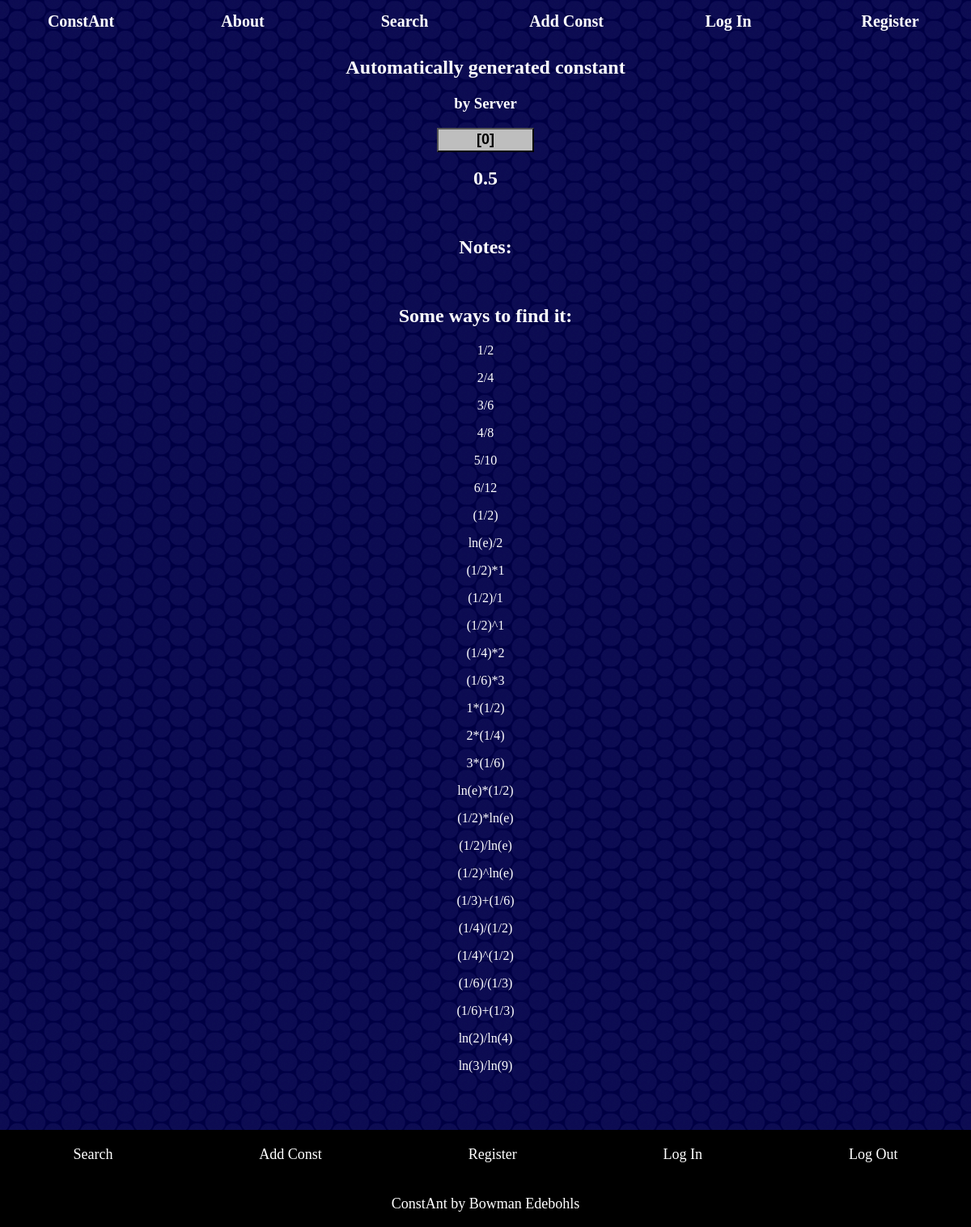
The app's page /viewconst/8 with its own data.
### confind.py (models this page shows, shortened)
class consts(db.Model):
    _id = db.Column(db.Integer, primary_key=True)
    num = db.Column(db.Float)
    shortnum = db.Column(db.String) # for display purposes only :)
    ref = db.Column(db.String(255))
    name = db.Column(db.String(255))
    creator = db.Column(db.Integer)
    notes = db.Column(db.Text)
    date = db.Column(DateTime)
    votes = db.relationship('constvotes', backref='post', lazy='dynamic')

class solves(db.Model):
    _id = db.Column(db.Integer, primary_key=True)
    fid = db.Column(db.Integer) # id of const its attached to
    sol = db.Column(db.String(255)) # equation
    date = db.Column(DateTime, default=datetime.now())

### main.py (the view)
@app.route("/viewconst/<int:id>", methods=['POST', 'GET'])
def viewconst(id: int):
    result = confind.confind(whatid=id)
    if not result:
        flash('No constant with that ID exists!', 'usererror')
        return redirect(request.referrer)
    soldata = confind.solfind(id)
    return render_template('viewconst.html', result = result, soldata = soldata)

### confind.py (called while the page is built)
def solfind(whatid:int) -> list[solves]:
    results = solves.query.filter_by(fid = whatid).order_by(func.length(solves.sol)).all()
    return results

def find_user(userid: int) -> users:
    user = users.query.filter_by(_id = userid).first()
    if user == None:
        return None
    return user

    def has_upvoted_post(self, const: consts) -> None:
        return constvotes.query.filter(constvotes.userid == self._id, constvotes.constid == const._id).count() > 0

### main.py (called while the page is built)
@app.context_processor
def inject_user():
    if 'user' in session:
        return dict(
            user = confind.find_user(session['user'])
            )
    else:
        return dict(
            user = confind.find_user(1)
            ) # null user

### templates/viewconst.html (shortened to what this page needs)
{% extends "base.html" %}
{% block body %}
<body>
    <div style="text-align: center">
        <h2>{{ result.name }}</h2>
        <h3>by {{ result.creator }}</h3>
        {% include 'votebase.html' %}
        <br>
        <h2>{{ result.num }}</h2>
        <br>
        <h2>Notes:</h2>
        <br>
        <h2>Some ways to find it:</h2>
        {% for sol in soldata %}
            <p>{{ sol.sol }}</p>
        {% endfor %}
        <br>
        <br>
        <br>
    </div>
</body>
{% endblock %}

### static/styles.css (style rules this page uses)
body { font-family: Latexy; color: white; background-color: #141414; background-image: url('images/circlesbg.webp'); min-height: 100vh; margin: 0; }
body { display: flex; flex-direction: column; }

### records on screen
consts: name "Automatically generated constant", creator "Server", num "0.5"
solves: sol "1/2"
solves: sol "2/4"
solves: sol "3/6"
solves: sol "4/8"
solves: sol "5/10"
solves: sol "6/12"
solves: sol "(1/2)"
solves: sol "ln(e)/2"
solves: sol "(1/2)*1"
solves: sol "(1/2)/1"
solves: sol "(1/2)^1"
solves: sol "(1/4)*2"
solves: sol "(1/6)*3"
solves: sol "1*(1/2)"
solves: sol "2*(1/4)"
solves: sol "3*(1/6)"
solves: sol "ln(e)*(1/2)"
solves: sol "(1/2)*ln(e)"
solves: sol "(1/2)/ln(e)"
solves: sol "(1/2)^ln(e)"
solves: sol "(1/3)+(1/6)"
solves: sol "(1/4)/(1/2)"
solves: sol "(1/4)^(1/2)"
solves: sol "(1/6)/(1/3)"
solves: sol "(1/6)+(1/3)"
solves: sol "ln(2)/ln(4)"
solves: sol "ln(3)/ln(9)"

### other values on screen
{{ result.votes.count() }} "0"
